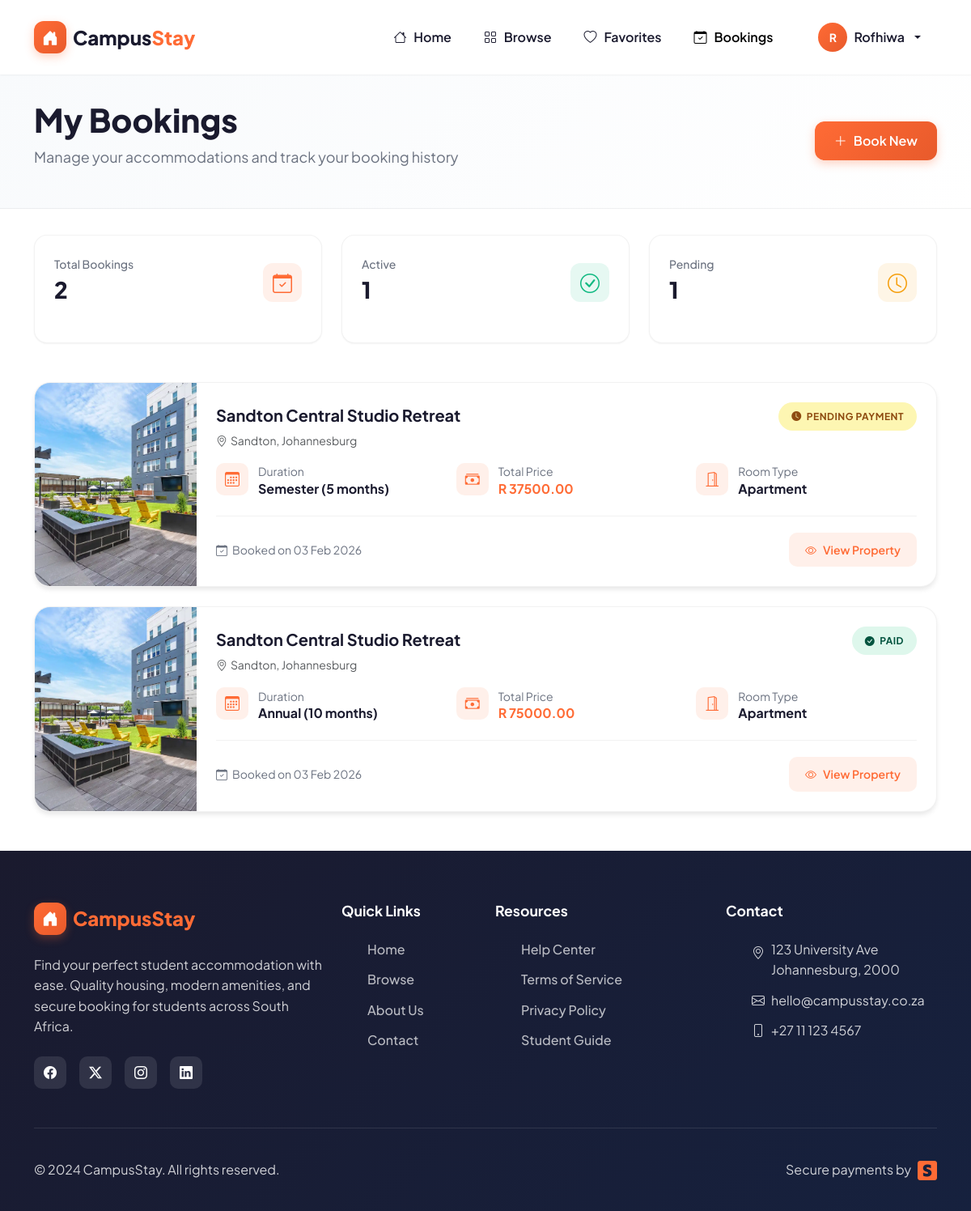
The app's page /my-bookings (signed in) with its own data.
### models.py (models this page shows, shortened)
class User(UserMixin, db.Model):
    id = db.Column(db.Integer, primary_key=True)
    full_name = db.Column(db.String(100), nullable=False)
    email = db.Column(db.String(120), unique=True, nullable=False)
    student_number = db.Column(db.String(8), unique=True, nullable=False)
    id_number = db.Column(db.String(13), unique=True, nullable=False)
    phone = db.Column(db.String(10), nullable=False)
    password_hash = db.Column(db.String(128))
    is_admin = db.Column(db.Boolean, default=False)
    created_at = db.Column(db.DateTime, default=datetime.utcnow)
    bookings = db.relationship('Booking', backref='user', lazy=True)
    reviews = db.relationship('Review', backref='user', lazy=True)
    favorites = db.relationship('Favorite', backref='user', lazy=True)

class Booking(db.Model):
    id = db.Column(db.Integer, primary_key=True)
    user_id = db.Column(db.Integer, db.ForeignKey('user.id'), nullable=False)
    accommodation_id = db.Column(db.Integer, db.ForeignKey('accommodation.id'), nullable=False)
    duration = db.Column(db.String(20), nullable=False)
    months = db.Column(db.Integer, nullable=False)
    total_price = db.Column(db.Float, nullable=False)
    status = db.Column(db.String(20), default='approved')
    stripe_session_id = db.Column(db.String(100))
    created_at = db.Column(db.DateTime, default=datetime.utcnow)

class Accommodation(db.Model):
    id = db.Column(db.Integer, primary_key=True)
    title = db.Column(db.String(200), nullable=False)
    description = db.Column(db.Text)
    location = db.Column(db.String(200), nullable=False)
    room_type = db.Column(db.String(50), nullable=False)
    price_per_month = db.Column(db.Float, nullable=False)
    capacity = db.Column(db.Integer, nullable=False)
    current_occupancy = db.Column(db.Integer, default=0)
    image_filename = db.Column(db.String(100))
    amenities = db.Column(db.String(500))
    is_active = db.Column(db.Boolean, default=True)
    admin_id = db.Column(db.Integer, db.ForeignKey('user.id'))
    created_at = db.Column(db.DateTime, default=datetime.utcnow)
    bookings = db.relationship('Booking', backref='accommodation', lazy=True)
    reviews = db.relationship('Review', backref='accommodation', lazy=True)
    favorites = db.relationship('Favorite', backref='accommodation', lazy=True)

### app.py (the view)
@app.route('/my-bookings')
@login_required
def my_bookings():
    try:
        bookings = Booking.query.filter_by(user_id=current_user.id).order_by(Booking.created_at.desc()).all()
        return render_template('my_bookings.html', bookings=bookings)
    except Exception as e:
        app.logger.error(f'Error loading user bookings for {current_user.id}: {e}')
        flash('Error loading your bookings.', 'danger')
        return redirect(url_for('index'))

### templates/my_bookings.html (shortened to what this page needs)
{% extends "base.html" %}
{% block content %}
<section class="bookings-header">
    <div class="container">
        <div class="row align-items-center">
            <div class="col-lg-8">
                <h1 class="bookings-title">My Bookings</h1>
                <p class="bookings-subtitle">Manage your accommodations and track your booking history</p>
            </div>
            <div class="col-lg-4 text-lg-end mt-3 mt-lg-0">
                <a href="{{ url_for('accommodations') }}" class="btn btn-primary-orange">
                    <i class="bi bi-plus-lg me-2"></i>Book New
                </a>
            </div>
        </div>
    </div>
</section>
<div class="container mb-5">
    {% if bookings %}
        <div class="row g-4 stats-row">
            <div class="col-md-4">
                <div class="stat-card">
                    <div class="stat-header">
                        <div>
                            <p class="stat-label">Total Bookings</p>
                            <h3 class="stat-value">{{ bookings|length }}</h3>
                        </div>
                        <div class="stat-icon primary">
                            <i class="bi bi-calendar-check"></i>
                        </div>
                    </div>
                </div>
            </div>
            <div class="col-md-4">
                <div class="stat-card">
                    <div class="stat-header">
                        <div>
                            <p class="stat-label">Active</p>
                            <h3 class="stat-value">{{ bookings|selectattr("status", "equalto", "paid")|list|length }}</h3>
                        </div>
                        <div class="stat-icon success">
                            <i class="bi bi-check-circle"></i>
                        </div>
                    </div>
                </div>
            </div>
            <div class="col-md-4">
                <div class="stat-card">
                    <div class="stat-header">
                        <div>
                            <p class="stat-label">Pending</p>
                            <h3 class="stat-value">{{ bookings|selectattr("status", "equalto", "approved")|list|length }}</h3>
                        </div>
                        <div class="stat-icon warning">
                            <i class="bi bi-clock"></i>
                        </div>
                    </div>
                </div>
            </div>
        </div>
        <div class="bookings-list">
            {% for booking in bookings %}
            <div class="booking-card d-flex flex-wrap">
                <div class="booking-image">
                    <img src="{{ url_for('static', filename='uploads/' + booking.accommodation.image_filename) if booking.accommodation.image_filename else 'https://images.unsplash.com/photo-1555854877-bab0e564b8d5?ixlib=rb-4.0.3&auto=format&fit=crop&w=400&q=80' }}"
                         alt="{{ booking.accommodation.title }}">
                </div>
                <div class="booking-content">
                    <div class="booking-header">
                        <div>
                            <a href="{{ url_for('accommodation_detail', id=booking.accommodation_id) }}" class="booking-title">
                                {{ booking.accommodation.title }}
                            </a>
                            <div class="mt-1 text-muted small">
                                <i class="bi bi-geo-alt me-1"></i>{{ booking.accommodation.location }}
                            </div>
                        </div>
                        {% if booking.status == 'paid' %}
                            <span class="status-badge status-paid">
                                <i class="bi bi-check-circle-fill"></i> Paid
                            </span>
                        {% elif booking.status == 'approved' %}
                            <span class="status-badge status-pending">
                                <i class="bi bi-clock-fill"></i> Pending Payment
                            </span>
                        {% else %}
                            <span class="status-badge status-cancelled">
                                <i class="bi bi-x-circle-fill"></i> Cancelled
                            </span>
                        {% endif %}
                    </div>
                    <div class="booking-details">
                        <div class="detail-item">
                            <div class="detail-icon">
                                <i class="bi bi-calendar3"></i>
                            </div>
                            <div class="detail-content">
                                <p>Duration</p>
                                <h5>{{ booking.duration.title() }} ({{ booking.months }} months)</h5>
                            </div>
                        </div>
                        <div class="detail-item">
                            <div class="detail-icon">
                                <i class="bi bi-cash-stack"></i>
                            </div>
                            <div class="detail-content">
                                <p>Total Price</p>
                                <h5 style="color: var(--primary-orange);">R {{ "%.2f"|format(booking.total_price) }}</h5>
                            </div>
                        </div>
                        <div class="detail-item">
                            <div class="detail-icon">
                                <i class="bi bi-door-open"></i>
                            </div>
                            <div class="detail-content">
                                <p>Room Type</p>
                                <h5>{{ booking.accommodation.room_type|title }}</h5>
                            </div>
                        </div>
                    </div>
                    <div class="booking-footer">
                        <div class="booking-date">
                            <i class="bi bi-calendar-check"></i>
                            Booked on {{ booking.created_at.strftime('%d %b %Y') }}
                        </div>
                        <div class="booking-actions">
                            <a href="{{ url_for('accommodation_detail', id=booking.accommodation_id) }}" class="btn-action btn-view">
                                <i class="bi bi-eye"></i> View Property
                            </a>
                        </div>
                    </div>
                </div>
            </div>
            {% endfor %}
        </div>
    {% endif %}
</div>
{% endblock %}

### templates/base.html (shortened to what this page needs)
<!DOCTYPE html>
<html lang="en" data-bs-theme="light">
<head>
    <link href="https://cdn.jsdelivr.net/npm/bootstrap@5.3.2/dist/css/bootstrap.min.css" rel="stylesheet">
    <link rel="stylesheet" href="https://cdn.jsdelivr.net/npm/bootstrap-icons@1.11.0/font/bootstrap-icons.css">
</head>
<body>
    <nav class="navbar navbar-expand-lg fixed-top">
    <div class="container">
        <a class="navbar-brand" href="{{ url_for('index') }}">
            <div class="brand-icon">
                <i class="bi bi-house-door-fill"></i>
            </div>
            <span class="brand-text">Campus<span>Stay</span></span>
        </a>
        <div class="collapse navbar-collapse" id="navbarNav">
            <ul class="navbar-nav ms-auto align-items-lg-center">
                <li class="nav-item">
                    <a class="nav-link {{ 'active' if request.endpoint == 'index' }}"
                       href="{{ url_for('index') }}">
                        <i class="bi bi-house"></i> Home
                    </a>
                </li>
                <li class="nav-item">
                    <a class="nav-link {{ 'active' if request.endpoint == 'accommodations' }}"
                       href="{{ url_for('accommodations') }}">
                        <i class="bi bi-grid"></i> Browse
                    </a>
                </li>
                <li class="nav-item">
                    <a class="nav-link {{ 'active' if request.endpoint == 'favorites' }}"
                       href="{{ url_for('favorites') }}">
                        <i class="bi bi-heart"></i> Favorites
                    </a>
                </li>
                <li class="nav-item">
                    <a class="nav-link {{ 'active' if request.endpoint == 'my_bookings' }}"
                       href="{{ url_for('my_bookings') }}">
                        <i class="bi bi-calendar-check"></i> Bookings
                    </a>
                </li>
                {% if current_user.is_authenticated %}
                    <li class="nav-item dropdown ms-lg-3">
                        <a class="nav-link dropdown-toggle d-flex align-items-center gap-2"
                           href="#" role="button" data-bs-toggle="dropdown">
                            <div class="user-avatar">
                                {{ current_user.full_name[0] }}
                            </div>
                            <span class="d-none d-lg-inline">
                                {{ current_user.full_name.split()[0] }}
                            </span>
                        </a>
                    </li>
                {% endif %}
            </ul>
        </div>
    </div>
</nav>
    <main class="{% block main_class %}{% endblock %}">
        {% block content %}{% endblock %}
    </main>
    <footer class="footer">
        <div class="container">
            <div class="row g-4">
                <div class="col-lg-4">
                    <a class="footer-brand d-flex align-items-center gap-2 mb-4" href="{{ url_for('index') }}">
                        <div class="brand-icon">
                            <i class="bi bi-house-door-fill"></i>
                        </div>
                        <span>Campus<span>Stay</span></span>
                    </a>
                    <p class="mb-4">Find your perfect student accommodation with ease. Quality housing, modern amenities, and secure booking for students across South Africa.</p>
                    <div class="social-links">
                        <a href="#" aria-label="Facebook"><i class="bi bi-facebook"></i></a>
                        <a href="#" aria-label="Twitter"><i class="bi bi-twitter-x"></i></a>
                        <a href="#" aria-label="Instagram"><i class="bi bi-instagram"></i></a>
                        <a href="#" aria-label="LinkedIn"><i class="bi bi-linkedin"></i></a>
                    </div>
                </div>
                <div class="col-lg-2 col-md-4">
                    <h5 class="footer-heading">Quick Links</h5>
                    <ul class="footer-links">
                        <li><a href="{{ url_for('index') }}">Home</a></li>
                        <li><a href="{{ url_for('accommodations') }}">Browse</a></li>
                        <li><a href="#">About Us</a></li>
                        <li><a href="#">Contact</a></li>
                    </ul>
                </div>
                <div class="col-lg-3 col-md-4">
                    <h5 class="footer-heading">Resources</h5>
                    <ul class="footer-links">
                        <li><a href="#">Help Center</a></li>
                        <li><a href="#">Terms of Service</a></li>
                        <li><a href="#">Privacy Policy</a></li>
                        <li><a href="#">Student Guide</a></li>
                    </ul>
                </div>
                <div class="col-lg-3 col-md-4">
                    <h5 class="footer-heading">Contact</h5>
                    <ul class="footer-links">
                        <li class="d-flex align-items-start gap-2">
                            <i class="bi bi-geo-alt mt-1"></i>
                            <span>123 University Ave<br>Johannesburg, 2000</span>
                        </li>
                        <li class="d-flex align-items-center gap-2">
                            <i class="bi bi-envelope"></i>
                            <span>hello@campusstay.co.za</span>
                        </li>
                        <li class="d-flex align-items-center gap-2">
                            <i class="bi bi-phone"></i>
                            <span>+27 11 123 4567</span>
                        </li>
                    </ul>
                </div>
            </div>
            <div class="footer-bottom d-flex flex-column flex-md-row justify-content-between align-items-center gap-3">
                <p class="mb-0">&copy; 2024 CampusStay. All rights reserved.</p>
                <p class="mb-0 d-flex align-items-center gap-2">
                    Secure payments by
                    <i class="bi bi-stripe fs-4" style="color: var(--primary-orange);"></i>
                </p>
            </div>
        </div>
    </footer>
</body>
</html>

### records on screen
User: full_name "R", full_name "Rofhiwa"
Booking: image_filename (picture), accommodation "Sandton Central Studio Retreat", accommodation.location "Sandton, Johannesburg", status "approved" (drawn), duration "Semester", months "5", total_price "37500.00", accommodation.room_type "Apartment", created_at "03 Feb 2026"
Booking: image_filename (picture), accommodation "Sandton Central Studio Retreat", accommodation.location "Sandton, Johannesburg", status "paid" (drawn), duration "Annual", months "10", total_price "75000.00", accommodation.room_type "Apartment", created_at "03 Feb 2026"

### other values on screen
{{ bookings|length }} "2"
{{ bookings|selectattr("status", "equalto", "paid")|list|length }} "1"
{{ bookings|selectattr("status", "equalto", "approved")|list|length }} "1"
